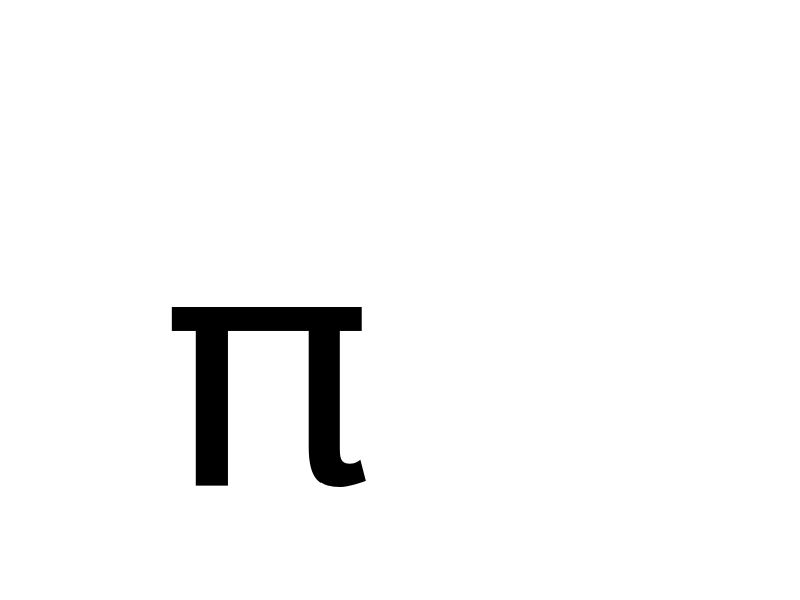

Source code (MATLAB): (Note: this script raises an error after producing the figure.)
% Pi Pie
PR = 8;  % radius of pie
PH = 2;  % height of pie tin

%%
% Get a bitmask for pi and convert to polyshape
set(clf,'Color','w');
t = text(.1,.1,'\pi','FontUnits','normal','FontSize',1,...
         'VerticalAlignment','baseline');
axis off
F = getframe(gca);

% Use contourc to find a continuous loop that is the pi symbol
% then convert to a polyshape centered around 0
cm = contourc(double(flipud(F.cdata(:,:,1))));
verts = cm(:,2:cm(2,1))';
verts = verts-min(verts);
ps = polyshape((verts/max(verts,[],'all')-.5)*PR);

%%
% Setup the pie pan, but make sure the # of verts we use matches
% what we need for pie scallops on the edge of the crust.

nb = 40; % number of scallops on edge of pie
nv = nb*10+1; % total number of verts around pie
theta = linspace(0,2,nv);

R = [ 0 0.8 1.0 1.1 1.1 1.03 0.95 ]'*PR; % pie pan radii
H = [ 0 0.0 0.9 0.9 1.0 0.95 1.00 ]'*PH; % pie pan Z

X = cospi(theta).*R;
Y = sinpi(theta).*R;
Z = ones(1,nv).*H;

surf(X,Y,Z,[],'FaceColor','#aaa','EdgeColor','#333','MeshStyle','row');

%%
% Pie Crust is a separate bit of geometry computed as
% a disk, and then add scalloped ridges and the symbol inset.

nr = 100; % num pts along radius
CR = linspace(0,PR,nr)';

% Disk, with Z raised slightly in the middle
CX = cospi(theta).*CR;
CY = sinpi(theta).*CR;
CZ = ones(1,nv).*cospi(linspace(0,.5,nr)')*(PH*.6)+PH;

% Add scalloped pie crust
SE = ((1-mod(linspace(0,2*nb,nv),2)).^2)*.1+1; % Scalloped Edge
CX((nr-4):nr,:) = CX((nr-4):nr,:).*SE;
CY((nr-4):nr,:) = CY((nr-4):nr,:).*SE;
CZ((nr-4):nr-1,:) = CZ((nr-4):nr-1,:)+PH*.2;

% Convert XYZ to Face/Vertices so we can vectorize our polyshape isinterior call.
% All verts within the pie symbol drop down slightly so you can see the filling.
CP = surf2patch(CX,CY,CZ);
mask = isinterior(ps,CP.vertices(:,1:2));
CP.vertices(mask,3)=CP.vertices(mask,3)-.2;

% Create CData that matches the mask we computed earlier.
FVC = ones(size(CP.vertices,1),1);
FVC(mask) = 0;

patch('Faces',CP.faces, 'Vertices',CP.vertices,...
      'FaceVertexCData', FVC, ...
      'FaceColor','interp','EdgeColor','none',...
      'BackFaceLighting','lit');

%%
% Blueberry pie colormap
colormap(validatecolor({'#460792' '#e7b985'},'multiple'));

% Fix aspect ratio, and overall look of the scene.
daspect([1 1 1]);
axis padded off
view([-45 20])
light('Position',[-10 -30 20],'Style','local');
material([.8 .5 .2 1 .2])
camzoom(2)
